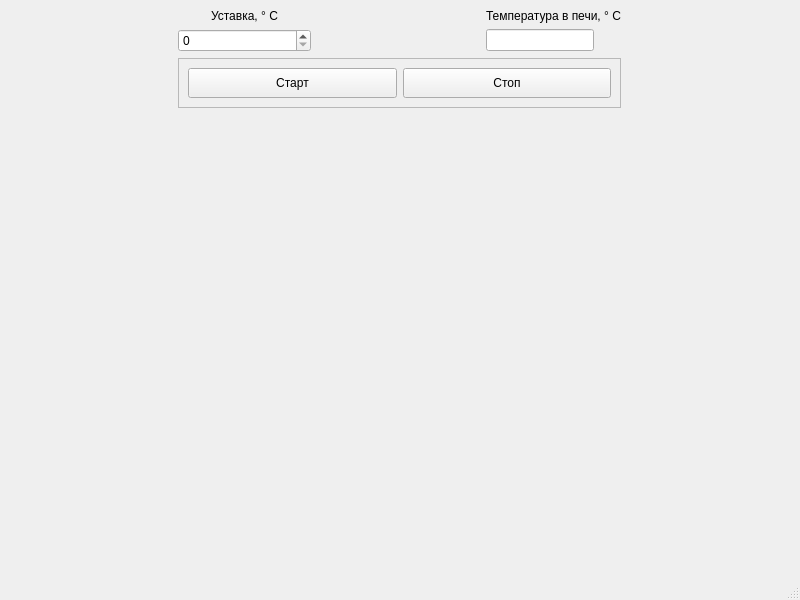
<?xml version="1.0" encoding="UTF-8"?>
<ui version="4.0">
 <class>MainWindow</class>
 <widget class="QMainWindow" name="MainWindow">
  <property name="geometry">
   <rect>
    <x>0</x>
    <y>0</y>
    <width>800</width>
    <height>600</height>
   </rect>
  </property>
  <property name="windowTitle">
   <string>MainWindow</string>
  </property>
  <widget class="QWidget" name="centralwidget">
   <layout class="QGridLayout" name="gridLayout">
    <item row="0" column="0">
     <widget class="QLabel" name="lblSetpoint">
      <property name="text">
       <string>Уставка, ° С</string>
      </property>
      <property name="alignment">
       <set>Qt::AlignCenter</set>
      </property>
     </widget>
    </item>
    <item row="2" column="1">
     <widget class="QLineEdit" name="txtTemperature">
      <property name="sizePolicy">
       <sizepolicy hsizetype="Fixed" vsizetype="Fixed">
        <horstretch>0</horstretch>
        <verstretch>0</verstretch>
       </sizepolicy>
      </property>
      <property name="alignment">
       <set>Qt::AlignCenter</set>
      </property>
      <property name="readOnly">
       <bool>true</bool>
      </property>
     </widget>
    </item>
    <item row="4" column="0" colspan="2">
     <widget class="QFrame" name="frame">
      <property name="sizePolicy">
       <sizepolicy hsizetype="Expanding" vsizetype="Fixed">
        <horstretch>0</horstretch>
        <verstretch>50</verstretch>
       </sizepolicy>
      </property>
      <property name="minimumSize">
       <size>
        <width>0</width>
        <height>50</height>
       </size>
      </property>
      <property name="maximumSize">
       <size>
        <width>16777215</width>
        <height>50</height>
       </size>
      </property>
      <property name="baseSize">
       <size>
        <width>0</width>
        <height>50</height>
       </size>
      </property>
      <property name="frameShape">
       <enum>QFrame::StyledPanel</enum>
      </property>
      <property name="frameShadow">
       <enum>QFrame::Raised</enum>
      </property>
      <layout class="QHBoxLayout" name="horizontalLayout">
       <item>
        <widget class="QPushButton" name="btnOn">
         <property name="sizePolicy">
          <sizepolicy hsizetype="Expanding" vsizetype="Expanding">
           <horstretch>0</horstretch>
           <verstretch>0</verstretch>
          </sizepolicy>
         </property>
         <property name="text">
          <string>Старт</string>
         </property>
        </widget>
       </item>
       <item>
        <widget class="QPushButton" name="btnOff">
         <property name="sizePolicy">
          <sizepolicy hsizetype="Expanding" vsizetype="Expanding">
           <horstretch>0</horstretch>
           <verstretch>0</verstretch>
          </sizepolicy>
         </property>
         <property name="text">
          <string>Стоп</string>
         </property>
        </widget>
       </item>
      </layout>
     </widget>
    </item>
    <item row="0" column="1">
     <widget class="QLabel" name="lblTemperature">
      <property name="text">
       <string>Температура в печи, ° С</string>
      </property>
      <property name="alignment">
       <set>Qt::AlignCenter</set>
      </property>
     </widget>
    </item>
    <item row="6" column="0" colspan="2">
     <spacer name="verticalSpacer">
      <property name="orientation">
       <enum>Qt::Vertical</enum>
      </property>
      <property name="sizeHint" stdset="0">
       <size>
        <width>20</width>
        <height>40</height>
       </size>
      </property>
     </spacer>
    </item>
    <item row="2" column="0">
     <widget class="QSpinBox" name="sbSetpoint">
      <property name="sizePolicy">
       <sizepolicy hsizetype="Fixed" vsizetype="Fixed">
        <horstretch>0</horstretch>
        <verstretch>0</verstretch>
       </sizepolicy>
      </property>
      <property name="minimumSize">
       <size>
        <width>133</width>
        <height>0</height>
       </size>
      </property>
     </widget>
    </item>
   </layout>
  </widget>
  <widget class="QMenuBar" name="menubar">
   <property name="geometry">
    <rect>
     <x>0</x>
     <y>0</y>
     <width>800</width>
     <height>22</height>
    </rect>
   </property>
  </widget>
  <widget class="QStatusBar" name="statusbar"/>
 </widget>
 <resources/>
 <connections/>
</ui>
